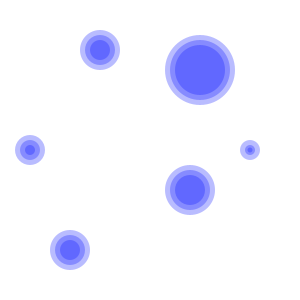
Frame 1 (no input)
Frame 60 (the mouse pressed at the canvas centre just before this capture): identical to frame 1, image omitted
Frame 120 (the mouse held since frame 60 and released just before this capture): identical to frame 1, image omitted

The Processing sketch that drew this single still picture (run headless with seeded random() and noise(); from frame 60 on, the mouse is pressed at the canvas centre):

// Processing sketch: processing_9261
// ── processing_9261.pde

/*
Isobel Scanlon 3098536
 
 This work is inspired by rain droplets in a puddle. i wanted the user to interact and 'start' the rain
 falling. 
 
 The starting point for the code was the 'leaves' example from Monica in class. I then expanded on this
 to create the droplets becoming larger, and then in turn have then fade in and out.
 
 I feel I have grasped the ideas behind arrays and conditions, and although this animation is rather basic
 I think the understanding of the principles are there. I am looking forward to stretching my knowledge
 and application to the next assignment. 
 
 Being a first-time processer, I experimented with a lot of ways of doing things. With some hits and many
 misses this is the resulting code. To learn further from this exercise I plan to discuss with Monica 
 ways of building on what I have created.
 */

//i wanted to 'nest' the inner droplet rings within the array
int[] xPos = {
  100,100,100,30,30,30,200,200,200,70,70,70,250,250,250,190,190,190};
int[] yPos = {
  50,50,50,150,150,150,70,70,70,250,250,250,150,150,150,190,190,190};
//this determines the 'rings' size
int[] innerDrops = {
  40,30,20,30,20,10,70,60,50,40,30,20,20,10,5,50,40,30};
boolean[] click = {
  false,false,false,false,false,false,false,false,false,false,false,
  false,false,false,false,false,false,false};
boolean[] clickAgain = {
  false,false,false,false,false,false,false,false,false,false,false,
  false,false,false,false,false,false,false};

//these are duplicates of the original but dont change over time so we can
//reset in keyPressed
int[] xPosOrig = {
  100,100,100,30,30,30,200,200,200,70,70,70,250,250,250,190,190,190};
int[] yPosOrig = {
  50,50,50,150,150,150,70,70,70,250,250,250,150,150,150,190,190,190};
int[] innerDropsOrig = {
  40,30,20,30,20,10,70,60,50,40,30,20,20,10,5,50,40,30};
boolean[] clickOrig = {
  false,false,false,false,false,false,false,false,false,false,false,
  false,false,false,false,false,false,false};
boolean[] clickAgainOrig = {
  false,false,false,false,false,false,false,false,false,false,false,
  false,false,false,false,false,false,false};

void setup(){
  size(300,300);
}

void draw(){
  background(255);
  //first click increases droplet size until they are 150, and upon clicking again start the 'rain' effect
  for (int i=0; i<xPos.length; i++){
    if ((click[i]==true) && (innerDrops[i]<=150)){
      innerDrops[i]++;
    } 
    else if ((clickAgain[i]==true) && (innerDrops[i]>=150)){
      innerDrops[i]=innerDrops[i]*-1;
    }
    //i like the transparent nature of alpha, i feel it fits with my 'water' theme
    fill (0,10,255,70);
    noStroke();
    ellipse(xPos[i],yPos[i],innerDrops[i],innerDrops[i]);
  }
}
//the mousePress restrictions allow me to control what happens when the user clicks on a specific area
void mousePressed(){
  for(int i=0; i<xPos.length; i++){
    if((mouseX>xPos[i]-20) && (mouseX<xPos[i]+20) && (mouseY>yPos[i]-20) && (mouseY<yPos[i]+20)){
      click[i]=true;
    }
  }
  for(int i=0; i<xPos.length; i++){
    if((innerDrops[i]>=150) && (mouseX>xPos[i]-20) && (mouseX<xPos[i]+20) && (mouseY>yPos[i]-20) && (mouseY<yPos[i]+20)){
      clickAgain[i]=true;
    }
  }
}

void keyPressed () {
  //reseting to original values so we can start all over again
  for (int i=0; i<xPos.length; i++) {
    xPos[i] = xPosOrig[i];
    yPos[i] = yPosOrig[i];
    innerDrops[i] = innerDropsOrig[i] ;
    click[i] = clickOrig[i] ;
    clickAgain[i] = clickAgainOrig[i];
  }
}
//enjoy!
